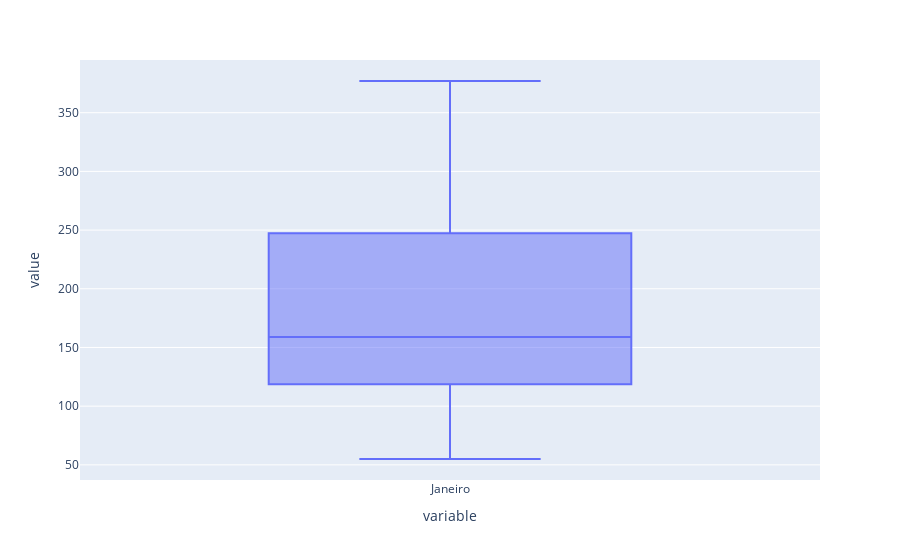

Notebook code for this chart:
### Code cell
px.box(df['Janeiro'])

### Figure 1 — Plotly figure (JSON) as saved in the notebook; plotly's stock layout.template omitted (floating-point values rounded to 4 significant figures)
{"data": [{"alignmentgroup": "True", "hovertemplate": "variable=%{x}<br>value=%{y}<extra></extra>", "legendgroup": "", "marker": {"color": "#636efa"}, "name": "", "notched": false, "offsetgroup": "", "orientation": "v", "showlegend": false, "type": "box", "x": ["Janeiro", "Janeiro", "Janeiro", "Janeiro", "Janeiro", "Janeiro", "Janeiro", "Janeiro", "Janeiro", "Janeiro", "Janeiro", "Janeiro", "Janeiro", "Janeiro", "Janeiro", "Janeiro", "Janeiro", "Janeiro", "Janeiro", "Janeiro", "Janeiro"], "x0": " ", "xaxis": "x", "y": [189, 55, 332, 360, 377, 323, 247, 129, 167, 191, 70, 81, 150, 123, 159, 134, 248, 125, 70, 166, 106], "y0": " ", "yaxis": "y"}], "layout": {"boxmode": "group", "legend": {"tracegroupgap": 0}, "margin": {"t": 60}, "xaxis": {"anchor": "y", "domain": [0, 1], "title": {"text": "variable"}}, "yaxis": {"anchor": "x", "domain": [0, 1], "title": {"text": "value"}}}}
